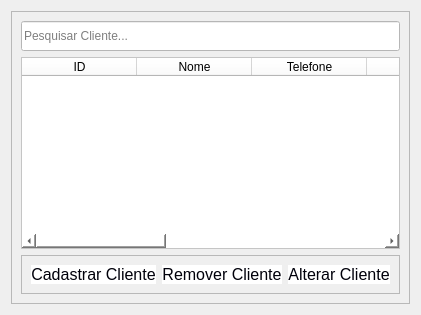
          <widget class="QWidget" name="Cliente">
           <attribute name="title">
            <string>Clientes</string>
           </attribute>
           <layout class="QVBoxLayout" name="verticalLayout_3">
            <item>
             <widget class="QFrame" name="frame_2">
              <property name="frameShape">
               <enum>QFrame::StyledPanel</enum>
              </property>
              <property name="frameShadow">
               <enum>QFrame::Raised</enum>
              </property>
              <layout class="QVBoxLayout" name="verticalLayout_9">
               <item>
                <widget class="QLineEdit" name="txt_pesq_cliente">
                 <property name="minimumSize">
                  <size>
                   <width>0</width>
                   <height>30</height>
                  </size>
                 </property>
                 <property name="styleSheet">
                  <string notr="true">color: rgb(0, 0, 0);
background-color: rgb(255, 255, 255);</string>
                 </property>
                 <property name="placeholderText">
                  <string>Pesquisar Cliente...</string>
                 </property>
                </widget>
               </item>
               <item>
                <widget class="QTableWidget" name="table_cliente">
                 <property name="styleSheet">
                  <string notr="true">background-color: rgb(255, 255, 255);</string>
                 </property>
                 <attribute name="horizontalHeaderDefaultSectionSize">
                  <number>115</number>
                 </attribute>
                 <column>
                  <property name="text">
                   <string>ID</string>
                  </property>
                 </column>
                 <column>
                  <property name="text">
                   <string>Nome</string>
                  </property>
                 </column>
                 <column>
                  <property name="text">
                   <string>Telefone</string>
                  </property>
                 </column>
                 <column>
                  <property name="text">
                   <string>E-mail</string>
                  </property>
                 </column>
                 <column>
                  <property name="text">
                   <string>Endereço</string>
                  </property>
                 </column>
                 <column>
                  <property name="text">
                   <string>Município</string>
                  </property>
                 </column>
                 <column>
                  <property name="text">
                   <string>Bairro</string>
                  </property>
                 </column>
                 <column>
                  <property name="text">
                   <string>CPF</string>
                  </property>
                 </column>
                </widget>
               </item>
               <item>
                <widget class="QFrame" name="frame_9">
                 <property name="frameShape">
                  <enum>QFrame::StyledPanel</enum>
                 </property>
                 <property name="frameShadow">
                  <enum>QFrame::Raised</enum>
                 </property>
                 <layout class="QHBoxLayout" name="horizontalLayout_2">
                  <item>
                   <widget class="QPushButton" name="btn_add_client">
                    <property name="cursor">
                     <cursorShape>PointingHandCursor</cursorShape>
                    </property>
                    <property name="styleSheet">
                     <string notr="true">QPushButton{
	color: rgb(0,0,10);
	background-color: #fff;
	border-radius: 10px;
	font-size: 16px;
}
QPushButton:hover{
	background-color: rgb(170,255,255);
	color:back;
}</string>
                    </property>
                    <property name="text">
                     <string>Cadastrar Cliente</string>
                    </property>
                   </widget>
                  </item>
                  <item>
                   <widget class="QPushButton" name="btn_remover_client">
                    <property name="cursor">
                     <cursorShape>PointingHandCursor</cursorShape>
                    </property>
                    <property name="styleSheet">
                     <string notr="true">QPushButton{
	color: rgb(0,0,10);
	background-color: #fff;
	border-radius: 10px;
	font-size: 16px;
}
QPushButton:hover{
	background-color: rgb(170,255,255);
	color:back;
}</string>
                    </property>
                    <property name="text">
                     <string>Remover Cliente</string>
                    </property>
                   </widget>
                  </item>
                  <item>
                   <widget class="QPushButton" name="btn_alterar_cliente">
                    <property name="cursor">
                     <cursorShape>PointingHandCursor</cursorShape>
                    </property>
                    <property name="styleSheet">
                     <string notr="true">QPushButton{
	color: rgb(0,0,10);
	background-color: #fff;
	border-radius: 10px;
	font-size: 16px;
}
QPushButton:hover{
	background-color: rgb(170,255,255);
	color:back;
}</string>
                    </property>
                    <property name="text">
                     <string>Alterar Cliente</string>
                    </property>
                   </widget>
                  </item>
                 </layout>
                </widget>
               </item>
              </layout>
             </widget>
            </item>
           </layout>
          </widget>
